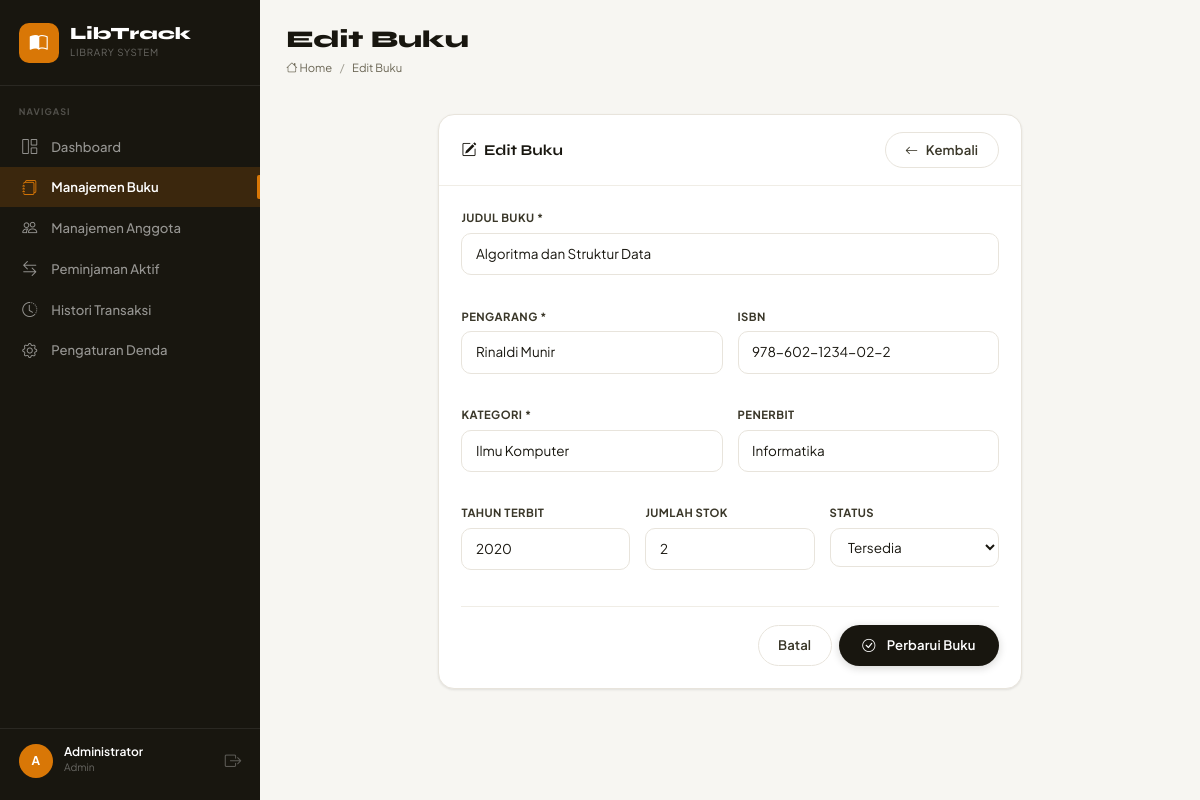
Screenshot of /views/books/edit.php?id=2 (signed in) with the database file from the repository.
### tables this page shows
CREATE TABLE IF NOT EXISTS books (
    id         INT UNSIGNED   NOT NULL AUTO_INCREMENT,
    title      VARCHAR(255)   NOT NULL,
    author     VARCHAR(150)   NOT NULL,
    isbn       VARCHAR(30)    DEFAULT NULL,
    category   VARCHAR(100)   NOT NULL,
    publisher  VARCHAR(150)   DEFAULT NULL,
    year       YEAR           DEFAULT NULL,
    stock      INT UNSIGNED   NOT NULL DEFAULT 1,
    status     ENUM('Tersedia','Dipinjam') NOT NULL DEFAULT 'Tersedia',
    created_at TIMESTAMP      NOT NULL DEFAULT CURRENT_TIMESTAMP,
    updated_at TIMESTAMP      NOT NULL DEFAULT CURRENT_TIMESTAMP ON UPDATE CURRENT_TIMESTAMP,
    PRIMARY KEY (id),
    INDEX idx_status   (status),
    INDEX idx_category (category)
);

### includes/helpers.php (called while the page is built, shortened)
<?php
function e(mixed $value): string
{
    return htmlspecialchars((string)$value, ENT_QUOTES | ENT_HTML5, 'UTF-8');
}

### views/books/edit.php (the view, shortened to what this page needs)
<?php
require_once __DIR__ . '/../../includes/helpers.php';
$pdo = getDB();
$id  = (int)($_GET['id'] ?? 0);
$stmt = $pdo->prepare("SELECT * FROM books WHERE id = ?");
$stmt->execute([$id]);
$book = $stmt->fetch();
$input  = $book;
?>
<div class="row justify-content-center">
    <div class="col-12 col-lg-8">
        <div class="lt-card">
            <div class="lt-card-header">
                <h2 class="lt-card-title"><i class="bi bi-pencil-square me-2"></i>Edit Buku</h2>
                <a href="/libtrack/views/books/index.php" class="btn-lt-secondary">
                    <i class="bi bi-arrow-left"></i> Kembali
                </a>
            </div>
            <div class="lt-card-body">
                <form method="POST" novalidate>
                    <div class="row g-3">
                        <div class="col-12">
                            <div class="lt-form-group">
                                <label class="lt-form-label">Judul Buku *</label>
                                <input type="text" name="title" class="lt-form-control"
                                       value="<?= e($input['title']) ?>" required>
                            </div>
                        </div>
                        <div class="col-md-6">
                            <div class="lt-form-group">
                                <label class="lt-form-label">Pengarang *</label>
                                <input type="text" name="author" class="lt-form-control"
                                       value="<?= e($input['author']) ?>" required>
                            </div>
                        </div>
                        <div class="col-md-6">
                            <div class="lt-form-group">
                                <label class="lt-form-label">ISBN</label>
                                <input type="text" name="isbn" class="lt-form-control"
                                       value="<?= e($input['isbn'] ?? '') ?>">
                            </div>
                        </div>
                        <div class="col-md-6">
                            <div class="lt-form-group">
                                <label class="lt-form-label">Kategori *</label>
                                <input type="text" name="category" class="lt-form-control"
                                       list="categoryList"
                                       value="<?= e($input['category']) ?>" required>
                            </div>
                        </div>
                        <div class="col-md-6">
                            <div class="lt-form-group">
                                <label class="lt-form-label">Penerbit</label>
                                <input type="text" name="publisher" class="lt-form-control"
                                       value="<?= e($input['publisher'] ?? '') ?>">
                            </div>
                        </div>
                        <div class="col-md-4">
                            <div class="lt-form-group">
                                <label class="lt-form-label">Tahun Terbit</label>
                                <input type="number" name="year" class="lt-form-control"
                                       value="<?= e($input['year'] ?? '') ?>"
                                       min="1800" max="<?= date('Y') + 1 ?>">
                            </div>
                        </div>
                        <div class="col-md-4">
                            <div class="lt-form-group">
                                <label class="lt-form-label">Jumlah Stok</label>
                                <input type="number" name="stock" class="lt-form-control"
                                       value="<?= e($input['stock'] ?? 1) ?>" min="1">
                            </div>
                        </div>
                        <div class="col-md-4">
                            <div class="lt-form-group">
                                <label class="lt-form-label">Status</label>
                                <select name="status" class="lt-form-control">
                                    <option value="Tersedia" <?= $input['status'] === 'Tersedia' ? 'selected' : '' ?>>Tersedia</option>
                                </select>
                            </div>
                        </div>
                    </div>
                    <div class="lt-separator"></div>
                    <div class="d-flex gap-2 justify-content-end">
                        <a href="/libtrack/views/books/index.php" class="btn-lt-secondary">Batal</a>
                        <button type="submit" class="btn-lt-primary">
                            <i class="bi bi-check-circle me-1"></i> Perbarui Buku
                        </button>
                    </div>
                </form>
            </div>
        </div>
    </div>
</div>
<?php
$content = ob_get_clean();
require_once __DIR__ . '/../../includes/header.php';
require_once __DIR__ . '/../../includes/sidebar.php';
echo $content;
require_once __DIR__ . '/../../includes/footer.php';

### assets/css/app.css (style rules this page uses)
:root { --bg: #F7F6F2; --surface: #FFFFFF; --surface-2: #FAFAF7; --border: #E8E4DC; --border-light: #F0EDE6; --ink: #18160F; --ink-2: #3A3729; --ink-3: #6B6655; --ink-4: #A09D92; --amber: #D97706; --amber-l: #FEF3C7; --amber-d: #92400E; --teal: #0D7377; --teal-l: #CCFBF1; --teal-d: #0A5459; --crimson: #BE123C; --crimson-l: #FFE4E6; --crimson-d: #881337; --blue: #1D4ED8; --blue-l: #DBEAFE; --blue-d: #1E3A8A; --violet: #6D28D9; --violet-l: #EDE9FE; --sidebar-w: 260px; --topbar-h: 56px; --r-sm: 6px; --r: 10px; --r-lg: 16px; --r-xl: 24px; --sh-sm: 0 1px 3px rgba(24,22,15,.06), 0 1px 2px rgba(24,22,15,.04); --sh: 0 4px 16px rgba(24,22,15,.08), 0 2px 6px rgba(24,22,15,.04); --sh-lg: 0 12px 40px rgba(24,22,15,.12), 0 4px 12px rgba(24,22,15,.06); --trans: 180ms cubic-bezier(.4,0,.2,1); }
*, *::before, *::after { box-sizing: border-box; }
html { font-size: 15px; }
body { font-family: 'Plus Jakarta Sans', sans-serif; background: var(--bg); color: var(--ink); line-height: 1.65; -webkit-font-smoothing: antialiased; margin: 0; }
h1,h2,h3,h4,h5,h6 { font-family: 'Syne', sans-serif; color: var(--ink); line-height: 1.2; }
a { color: var(--teal); text-decoration: none; transition: color var(--trans); }
.lt-card { background: var(--surface); border: 1px solid var(--border); border-radius: var(--r-lg); box-shadow: var(--sh-sm); overflow: hidden; transition: box-shadow var(--trans); }
.lt-card-header { padding: 1.1rem 1.5rem; border-bottom: 1px solid var(--border-light); display: flex; align-items: center; justify-content: space-between; gap: 1rem; }
.lt-card-title { font-family: 'Syne', sans-serif; font-size: 1rem; font-weight: 700; margin: 0; color: var(--ink); }
.lt-card-body { padding: 1.5rem; }
.btn-lt-primary { display: inline-flex; align-items: center; gap: .5rem; padding: .6rem 1.4rem; border-radius: 999px; font-size: .875rem; font-weight: 600; background: var(--ink); color: #fff; border: 2px solid transparent; cursor: pointer; transition: all var(--trans); text-decoration: none; white-space: nowrap; line-height: 1.4; box-shadow: 0 2px 8px rgba(24,22,15,.18); letter-spacing: .01em; }
.btn-lt-secondary { display: inline-flex; align-items: center; gap: .5rem; padding: .55rem 1.3rem; border-radius: 999px; font-size: .875rem; font-weight: 600; background: var(--surface); color: var(--ink-2); border: 1.5px solid var(--border); cursor: pointer; transition: all var(--trans); text-decoration: none; white-space: nowrap; line-height: 1.4; letter-spacing: .01em; }
.lt-form-group { margin-bottom: 1.1rem; }
.lt-form-label { font-size: .75rem; font-weight: 700; color: var(--ink-2); letter-spacing: .04em; text-transform: uppercase; margin-bottom: .4rem; display: block; }
.lt-form-control { width: 100%; padding: .6rem .9rem; border: 1.5px solid var(--border); border-radius: var(--r); background: var(--surface); color: var(--ink); font-family: 'Plus Jakarta Sans', sans-serif; font-size: .9rem; transition: border-color var(--trans), box-shadow var(--trans); }
.lt-form-control::placeholder { color: var(--ink-4); }
select.lt-form-control { cursor: pointer; }
.lt-separator { border-top: 1px solid var(--border-light); margin: 1.25rem 0; }

### rows the page displays
books: title "Algoritma dan Struktur Data", author "Rinaldi Munir", isbn "978-602-1234-02-2", category "Ilmu Komputer", publisher "Informatika", year "2020", stock "2", status "Tersedia"

### other values shown
$item['label'] "Dashboard"
$item['label'] "Manajemen Buku"
$item['label'] "Manajemen Anggota"
$item['label'] "Peminjaman Aktif"
$item['label'] "Histori Transaksi"
$item['label'] "Pengaturan Denda"
substr($_SESSION['username'] ?? 'A', 0, 1) "A"
$_SESSION['full_name'] "Administrator"
$_SESSION['role'] "Admin"
$pageTitle "Edit Buku"
